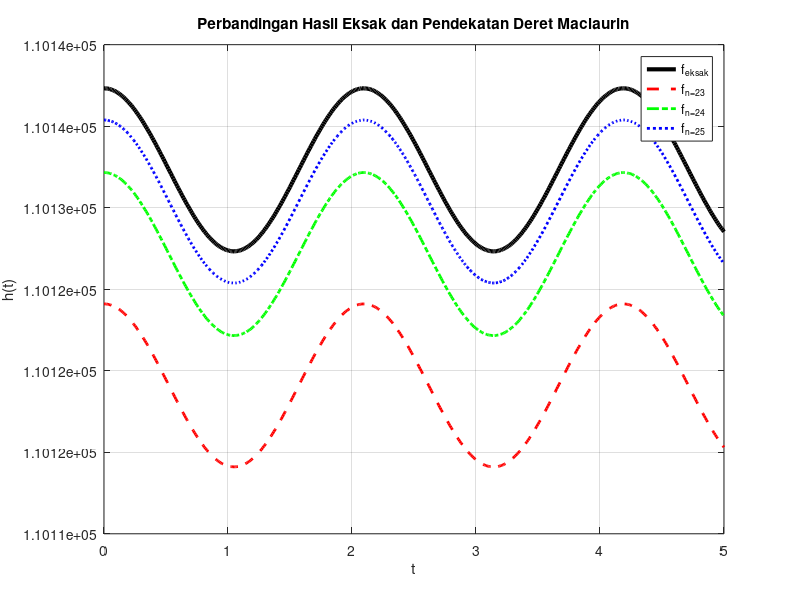
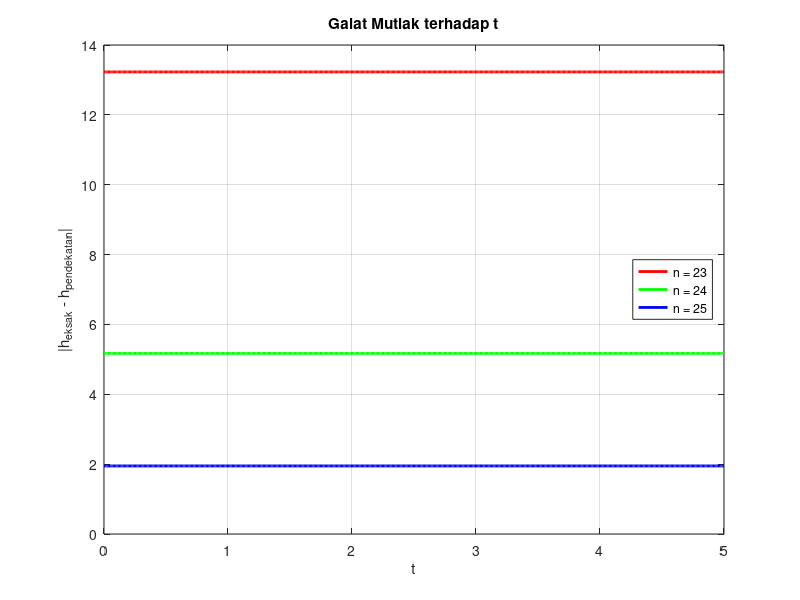

Write MATLAB code to recreate these figures, in order.
%% ============================================================
%  RESPONSI 1 PRAKTIKUM METODE NUMERIK
%  Kasus 1 : Galat & Error Pemotongan (Gelombang Air Laut)
%  h = h0 * ( cos(t*v/lambda) + e^x )
%% ============================================================
clc; clear; close all;

%% ---------- 1. INPUT PARAMETER ----------
lambda = 12;                 % panjang gelombang
v      = 36;                 % kecepatan
x      = 10;                 % nilai x pada e^x
h0     = 5;                  % amplitudo
t      = linspace(0, 5, 501);% t dari 0 s.d. 5 (501 titik)
n_list = [23 24 25];         % batas iterasi deret
tol    = 1;                  % toleransi error (%)

theta = t * v / lambda;      % argumen cos: tv/lambda

%% ---------- 2. HASIL EKSAK ----------
h_eksak = h0 * (cos(theta) + exp(x));

%% ---------- 3. HASIL PENDEKATAN (DERET MACLAURIN) ----------
h_approx = zeros(length(n_list), length(t));   % baris = tiap n

for idx = 1:length(n_list)
    n = n_list(idx);

    % --- pendekatan cos(theta) = sum_{k=0}^{n} (-1)^k theta^(2k)/(2k)! ---
    cos_n = zeros(size(theta));
    for k = 0:n
        cos_n = cos_n + ((-1)^k) * theta.^(2*k) / factorial(2*k);
    end

    % --- pendekatan e^x = sum_{k=0}^{n} x^k / k! ---
    exp_n = 0;
    for k = 0:n
        exp_n = exp_n + x^k / factorial(k);
    end

    h_approx(idx, :) = h0 * (cos_n + exp_n);
end

%% ---------- 4. GALAT ----------
galat_mutlak = abs(repmat(h_eksak, length(n_list), 1) - h_approx);
galat_relatif = galat_mutlak ./ abs(repmat(h_eksak, length(n_list), 1)) * 100;

rerata_mutlak  = mean(galat_mutlak, 2);     % rerata galat mutlak tiap n
rerata_relatif = mean(galat_relatif, 2);    % rerata galat relatif (%) tiap n

%% ---------- 5. TAMPILKAN HASIL ----------
fprintf('==========================================================\n');
fprintf(' n  | Rerata Galat Mutlak | Rerata Galat Relatif (%%) | Layak?\n');
fprintf('==========================================================\n');
for idx = 1:length(n_list)
    if rerata_relatif(idx) < tol
        status = 'LAYAK';
    else
        status = 'TIDAK LAYAK';
    end
    fprintf(' %2d | %19.6f | %24.6f | %s\n', ...
        n_list(idx), rerata_mutlak(idx), rerata_relatif(idx), status);
end
fprintf('==========================================================\n');

%% ---------- 6. GRAFIK 1: PERBANDINGAN 4 FUNGSI ----------
figure(1);
plot(t, h_eksak, 'k-', 'LineWidth', 3); hold on;
plot(t, h_approx(1,:), 'r--', 'LineWidth', 2);
plot(t, h_approx(2,:), 'g-.', 'LineWidth', 2);
plot(t, h_approx(3,:), 'b:',  'LineWidth', 2);
grid on;
xlabel('t'); ylabel('h(t)');
title('Perbandingan Hasil Eksak dan Pendekatan Deret Maclaurin');
legend('f_{eksak}', 'f_{n=23}', 'f_{n=24}', 'f_{n=25}', 'Location', 'northeast');
hold off;

%% ---------- 7. GRAFIK 2: GALAT MUTLAK (agar beda terlihat) ----------
figure(2);
plot(t, galat_mutlak(1,:), 'r-', 'LineWidth', 2); hold on;
plot(t, galat_mutlak(2,:), 'g-', 'LineWidth', 2);
plot(t, galat_mutlak(3,:), 'b-', 'LineWidth', 2);
grid on;
xlabel('t'); ylabel('|h_{eksak} - h_{pendekatan}|');
title('Galat Mutlak terhadap t');
legend('n = 23', 'n = 24', 'n = 25', 'Location', 'east');
hold off;
